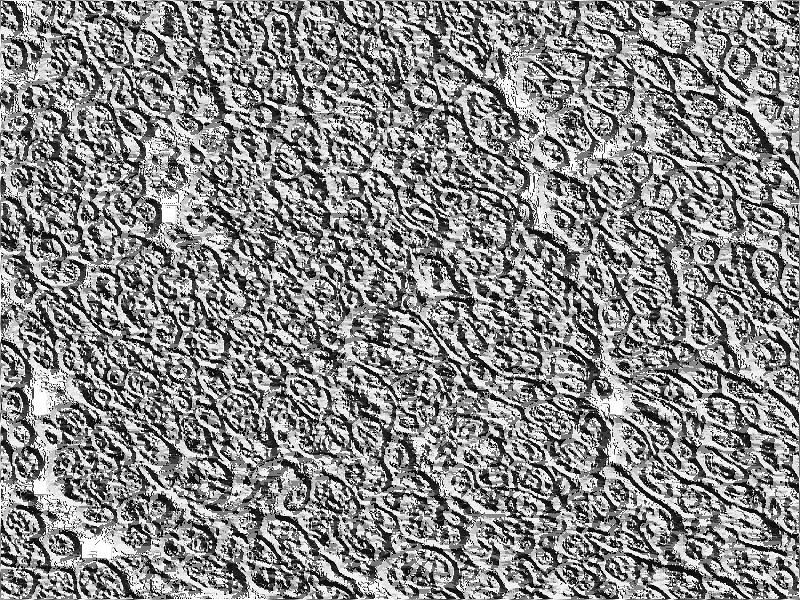
#> input picture Atividade8_Textura/images/localBinaryPattern/R0_1_lbp.png, 800 x 600 px, given in place of R0_1.JPG, which was not available
$ jupyter execute --allow-errors exercicio.ipynb
#> lines starting #> are read from the running program, lines starting #| are printed output that depends on the picture; pictures that were not available may be replaced by others from this repository, and a replacement may not be noted
[cell 1]
import numpy as np
import matplotlib.pyplot as plt
import pandas as pd
import math
import os
import cv2

FILES_DIR = os.path.abspath('images')
pd.set_option('display.width', 1000)

[cell 2]
def haralickDescriptors(image, distance, angle):
	height, width = image.shape
	maxIntensity = np.max(image)

	dy, dx = (0, 1)
	if angle == 45:
		dy, dx = (1, 1)
	elif angle == 90:
		dy, dx = (1, 0)
	elif angle == 135:
		dy, dx = (1, -1)

	coOcurrenceMatrix = np.zeros((maxIntensity + 1, maxIntensity + 1), dtype = np.uint8)

	for y in range(height):
		for x in range(width):
			if (x + distance * dx) < width and (y + distance * dy) < height:
				coOcurrenceMatrix[image[y, x], image[y + distance * dy, x + distance * dx]] += 1

	coOcurrenceMatrix = coOcurrenceMatrix.astype(float) / np.sum(coOcurrenceMatrix)
	coOcurrenceMatrix[coOcurrenceMatrix == 0] = 1e-10

	secondAngularMoment, entropy, contrast = (0, 0, 0)

	for y in range(coOcurrenceMatrix.shape[0]):
		for x in range(coOcurrenceMatrix.shape[1]):
			secondAngularMoment += coOcurrenceMatrix[y, x] ** 2
			entropy -= coOcurrenceMatrix[y, x] * np.log2(coOcurrenceMatrix[y, x])
			contrast += (y - x) ** 2 * coOcurrenceMatrix[y, x]

	return secondAngularMoment, entropy, contrast

def calcLocalBinaryPattern(image, imageName):
	lbpImage = np.copy(image)
	path = [(-1, -1), (-1, 0), (-1, 1), (0, 1), (1, 1), (1, 0), (1, -1), (0, -1)]

	for y in range(1, image.shape[0] - 1):
		for x in range(1, image.shape[1] - 1):
			bin = []
			pos = [(y + a, x + b) for a, b in path]

			for j, i in pos:
				bin.append(0 if image[j, i] < image[y, x] else 1)

			lbpImage[y, x] = sum(bit * (2 ** i) for i, bit in enumerate(bin))

	cv2.imwrite(f'{FILES_DIR}/localBinaryPattern/{imageName}_lbp.png', lbpImage)

	hist, _ = np.histogram(lbpImage.ravel(), bins = np.max(lbpImage))
	cdf = np.cumsum(hist)

	return np.average(cdf / cdf[-1])

def calcFractalDimension(image, imageName):
	boxSizes = np.power(2, np.arange(1, 7))
	boxCounts = []

	for size in boxSizes:
		count = 0

		for i in range(0, image.shape[0], size):
			for j in range(0, image.shape[1], size):
				uniqueIntensities = np.unique(image[i:i + size, j:j + size])
				count += math.ceil(np.max(uniqueIntensities) / size)

		boxCounts.append(count)

	logEpsilon = np.log(boxSizes)
	logBoxCounts = np.log(boxCounts)

	m, c = np.linalg.lstsq(np.vstack([logEpsilon, np.ones(len(logEpsilon))]).T, logBoxCounts, rcond = None)[0]

	fractalDimension = -m
	partialfractalDimension = [-m * np.log(e) for e in boxSizes[:2]]

	plt.figure()
	plt.plot(np.log(boxSizes), np.log(boxCounts), 'o-', label='Quantidade de Caixas')
	plt.xlabel('Log(tamanho da caixa)')
	plt.ylabel('Log(quantidade de caixas)')
	plt.grid(True)
	plt.title(f'Dimensão Fractal: {fractalDimension}')
	plt.savefig(f'{FILES_DIR}/fractalDimension/fractalDimension_{imageName}.png')
	plt.close()

	return fractalDimension, partialfractalDimension

def showFeatures(items, features, columns):
	df = pd.DataFrame(features, columns = columns, index = items)
	print(df)

def featureSpace(items, features, columns, type):
	features = np.array(features)

	featureOne = features[:, 0]
	featureTwo = features[:, 1]
	featureThree = features[:, 2]

	fig = plt.figure(figsize = (8, 6))
	colors = np.random.rand(len(items), 3)

	ax = fig.add_subplot(111, projection = '3d')

	for i, item in enumerate(items):
		ax.scatter(featureOne[i], featureTwo[i], featureThree[i], marker = 'o', c = np.array(colors[i]).reshape(1, -1), s = 50, label = item)

	ax.legend()
	ax.set_title(f'Espaço de Características ({type})')

	ax.set_xlabel(columns[0])
	ax.set_ylabel(columns[1])
	ax.set_zlabel(columns[2])

	plt.savefig(f'{FILES_DIR}/features/spaceFeatures_{type}.png')
	plt.close()

[cell 3]
images = ['R0_1', 'R0_2', 'R3_1', 'R3_2']

features = []
spaceFeaturesHaralick = []
spaceFeaturesFractalDimension = []
spaceFeaturesGeneral = []

featuresLabel = ['Seg. Mom. Angular', 'Entropia', 'Contraste', 'LBP', 'Dimensão Fractal', 'Dimensão Fractal (1)', 'Dimensão Fractal (2)']
spaceFeatureHaralickLabel = ['Segundo Momento Angular', 'Entropia', 'Contraste']
spaceFeatureFractalDimensionLabel = ['Dimensão Fractal', 'Dimensão Fractal (It. 1)', 'Dimensão Fractal (It. 2)']
spaceFeaturesGeneralLabel = ['Constraste', 'Local Binary Pattern', 'Entropia']

#> (the rest of this cell did not finish here and is left out)

#> after the loop in calcFractalDimension, `for size in boxSizes:`: boxCounts = [10957684, 1748988, 238994, 30400, 3800, 520]
#> in calcFractalDimension, `logBoxCounts = np.log(boxCounts)`: logBoxCounts = [16.21, 14.37, 12.38, 10.32, 8.24, 6.25]
#> in calcFractalDimension, `m, c = np.linalg.lstsq(np.vstack([logEpsilon, np.ones(len(logEpsilon))..`: m = -2.9; c = 18.32
#> in calcFractalDimension, `fractalDimension = -m`: fractalDimension = 2.9
#> in calcFractalDimension, `partialfractalDimension = [-m * np.log(e) for e in boxSizes[:2]]`: partialfractalDimension = [2.01, 4.01]
#> in calcFractalDimension, `plt.savefig(f'{FILES_DIR}/fractalDimension/fractalDimension_{imageName..`:
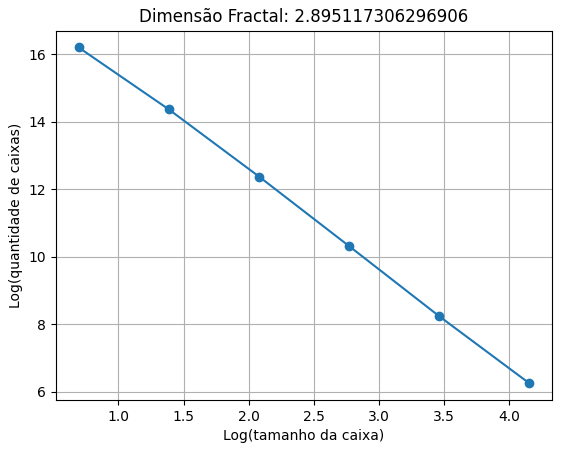
#> figure drawn by matplotlib, 1 panel
#> `fractalDimension, partialfractalDimension = calcFractalDimension(image..`: fractalDimension = 2.9; partialfractalDimension = [2.01, 4.01]
	secondAngularMoment, entropy, contrast = haralickDescriptors(image, distance = 1, angle = 0)
#> in haralickDescriptors, `maxIntensity = np.max(image)`: maxIntensity = 255
#> after the loop in haralickDescriptors, `for y in range(height):`:
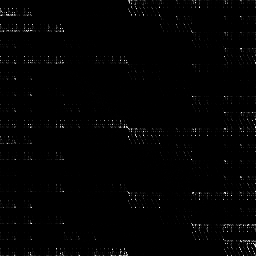
#> coOcurrenceMatrix: shape (256, 256); min 0, max 255, mean 2.5
#> `secondAngularMoment, entropy, contrast = haralickDescriptors(image, di..`: secondAngularMoment = 0.00061; entropy = 11.44; contrast = 10890.4
	localBinaryPattern = calcLocalBinaryPattern(image, imageName)
#> after the loop in calcLocalBinaryPattern, `for y in range(1, image.shape[0] - 1):`:
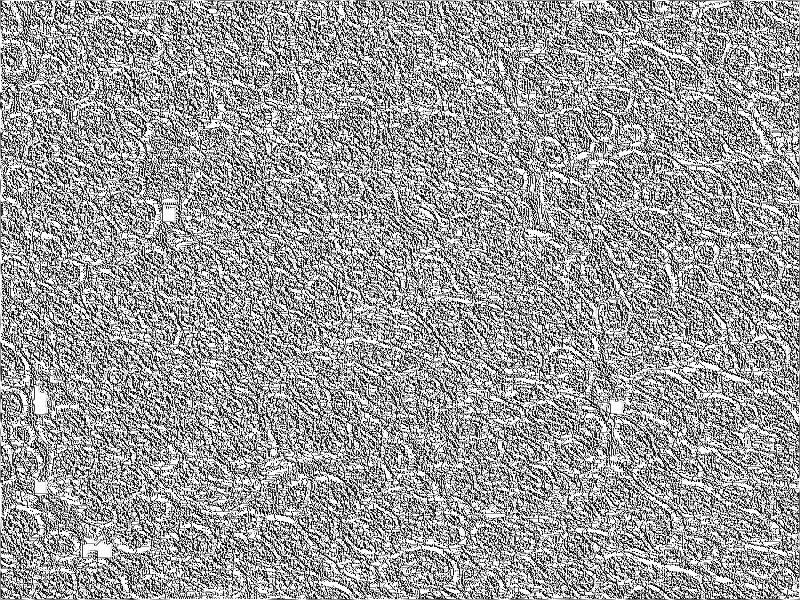
#> lbpImage: shape (600, 800); min 0, max 255, mean 155.6
#> in calcLocalBinaryPattern, `hist, _ = np.histogram(lbpImage.ravel(), bins = np.max(lbpImage))`: hist = 255 values, max 89794 at index 254, min 54 at index 85, mean 1882.4
#> in calcLocalBinaryPattern, `cdf = np.cumsum(hist)`: cdf = 255 values from 20237 to 480000
#> `localBinaryPattern = calcLocalBinaryPattern(image, imageName)`: localBinaryPattern = 0.391
#> pass 2 of the loop `for imageName in images:`:
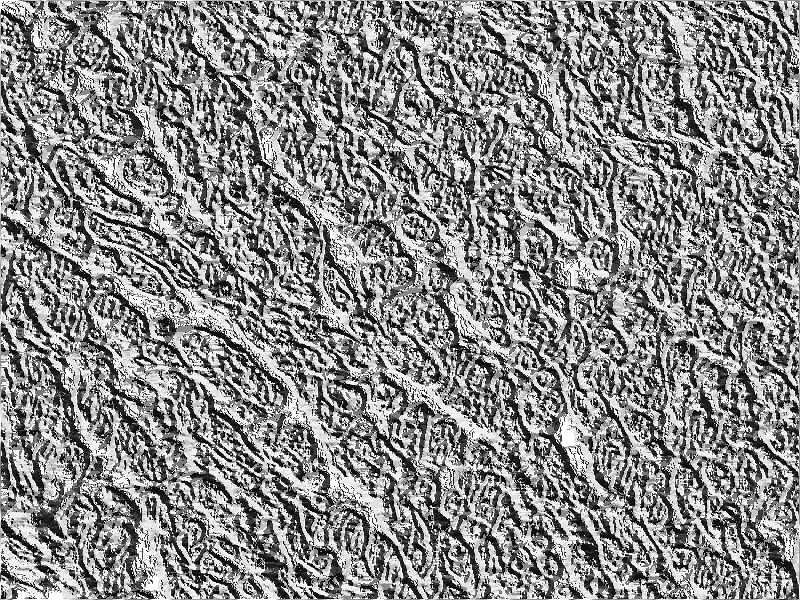
#> input picture Atividade8_Textura/images/localBinaryPattern/R0_2_lbp.png, 800 x 600 px, given in place of R0_2.JPG, which was not available
#> after the loop in haralickDescriptors (call 2), `for y in range(height):`:
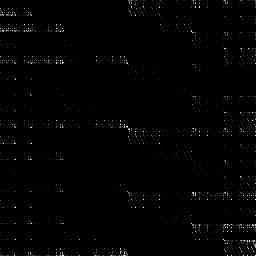
#> coOcurrenceMatrix: shape (256, 256); min 0, max 255, mean 2.7
#> secondAngularMoment = 0.00057; entropy = 11.53; contrast = 11665.6
#> after the loop in calcLocalBinaryPattern (call 2), `for y in range(1, image.shape[0] - 1):`:
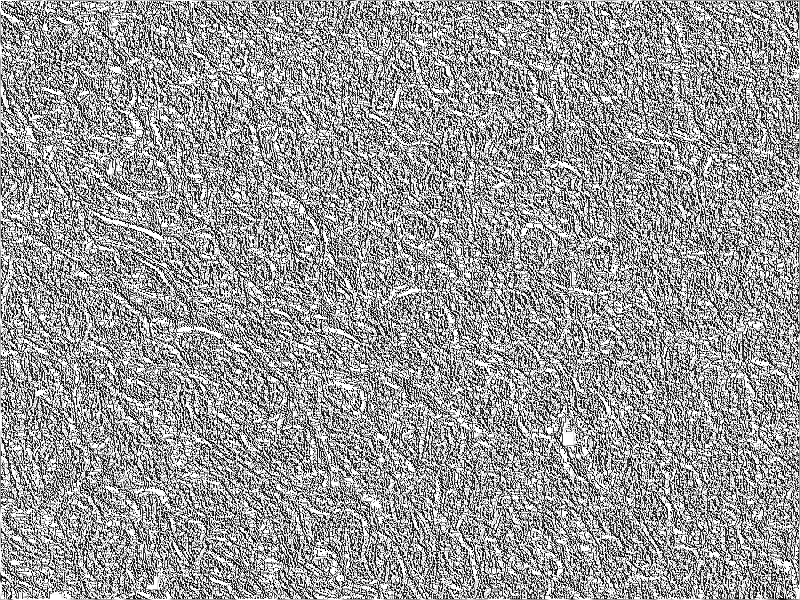
#> lbpImage: shape (600, 800); min 0, max 255, mean 152.7
#> hist = 255 values, max 86040 at index 254, min 39 at index 85, mean 1882.4
#> cdf = 255 values from 20722 to 480000
#> localBinaryPattern = 0.402

	features.append([secondAngularMoment, entropy, contrast, localBinaryPattern, fractalDimension, partialfractalDimension[0], partialfractalDimension[1]])
	spaceFeaturesHaralick.append([secondAngularMoment, entropy, contrast])
	spaceFeaturesFractalDimension.append([fractalDimension, partialfractalDimension[0], partialfractalDimension[1]])
	spaceFeaturesGeneral.append([contrast, localBinaryPattern, entropy])

showFeatures(images, features, featuresLabel)

featureSpace(images, spaceFeaturesHaralick, spaceFeatureHaralickLabel, 'Haralick')
featureSpace(images, spaceFeaturesFractalDimension, spaceFeatureFractalDimensionLabel, 'DimensaoFractal')
featureSpace(images, spaceFeaturesGeneral, spaceFeaturesGeneralLabel, 'Geral')
